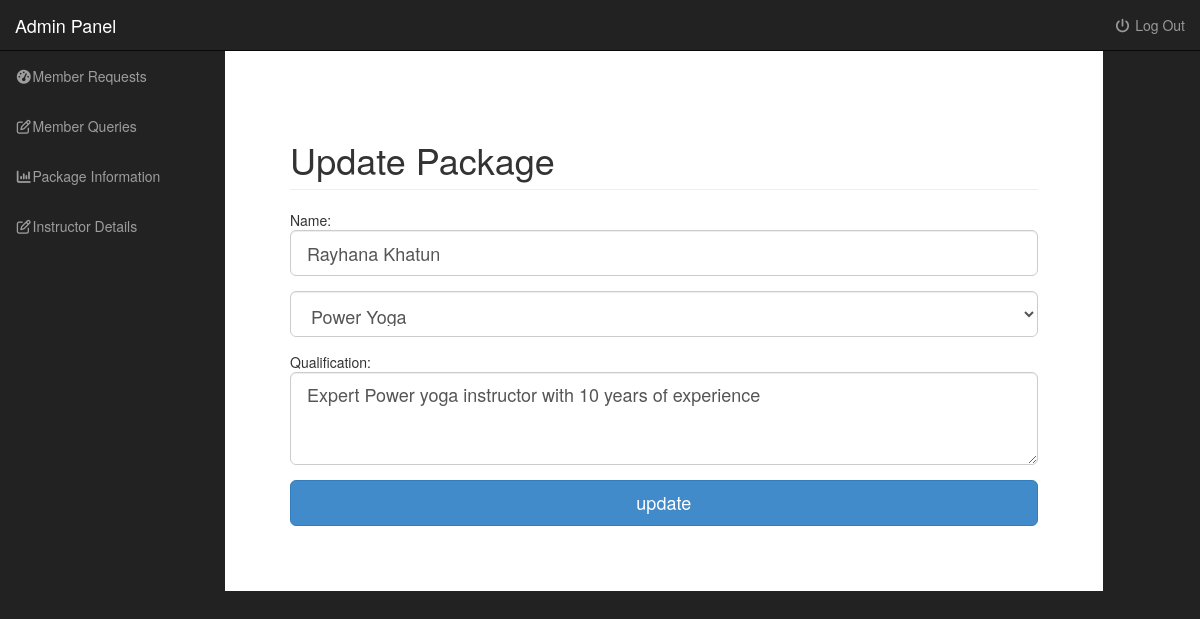
/Admin/updateInstructor.php?instructor_id=1 (signed in), run on the app's committed database.
### tables this page shows
CREATE TABLE IF NOT EXISTS `instructor` (
  `id` int(11) NOT NULL,
  `name` varchar(200) NOT NULL,
  `package_id` int(11) NOT NULL,
  `qualification` text NOT NULL
);

CREATE TABLE IF NOT EXISTS `package` (
  `id` int(11) NOT NULL,
  `name` varchar(255) NOT NULL,
  `description` varchar(1000) NOT NULL,
  `gender` varchar(255) NOT NULL,
  `schedule` varchar(255) NOT NULL,
  `fee` int(100) NOT NULL
);

### Admin/updateInstructor.php (the view, shortened to what this page needs)
<html>
<head>
    <link href="css/bootstrap.min.css" rel="stylesheet">
    <link href="css/sb-admin.css" rel="stylesheet">
    <link href="css/plugins/morris.css" rel="stylesheet">
    <link href="font-awesome-4.1.0/css/font-awesome.min.css" rel="stylesheet" type="text/css">
</head>
<body>
      <div id="wrapper">
        <?php include_once("include_templates/navigation.php"); ?>
        <div id="page-wrapper">
            <div class="container-fluid">
                <div class="row">
                    <div class="col-lg-12">
                        <h1 class="page-header">
                             Update Package
                        </h1>
                    </div>
                </div>
<?php
if(isset($_GET['instructor_id']))
{
$instructor_id=$_GET['instructor_id'];
$query1=mysql_query("select * from instructor where id='$instructor_id'");
$query2=mysql_fetch_array($query1);
$package=$query2['package_id'];
}
?>
                <form method="post" action="">
                    <div class="form-group" >
                        Name:<input type="text" name="name" class="form-control input-lg" value="<?php echo $query2['name']; ?>" />
                    </div>
                     <div class="form-group" >
                                        <select name="package" required="required" class="form-control input-lg">
                                    <option>
                                            <?php
                                                $get_packages= "select * from package where id='$package' ";
                                                $run_packages=  mysql_query($get_packages);
                                                while ($package_row =  mysql_fetch_array($run_packages))
                                                {
                                                    $package_name = $package_row['name'];
                                                    echo "$package_name";
                                                }
                                              ?>
                                     </option>
                                    <?php
                                        echo "</select>";
                                              ?>
                                    </div>
                    <div class="form-group" >
                        Qualification:<textarea type="text" name="qualification" rows="3" class="form-control input-lg"><?php echo $query2['qualification']; ?></textarea>
                    </div>
                    <div class="form-group" >
                        <input type="submit" name="submit" class="btn btn-primary btn-lg btn-block" value="update" />
                    </div>
                </form>
            </div>
</body>
</html>

### Admin/css/sb-admin.css (style rules this page uses)
body { margin-top: 100px; background-color: #222; }
@media (min-width:768px) { body { margin-top: 50px; } }
#wrapper { padding-left: 0; }
#page-wrapper { width: 90%; padding: 0px;; background-color: #fff; }
@media (min-width:768px) { #wrapper { padding-left: 225px; } }
@media (min-width:768px) { #page-wrapper { padding: 50px; } }

### data on the page
instructor: name "Rayhana Khatun", qualification "Expert Power yoga instructor with 10 years of experience"
package: package "Power Yoga"
